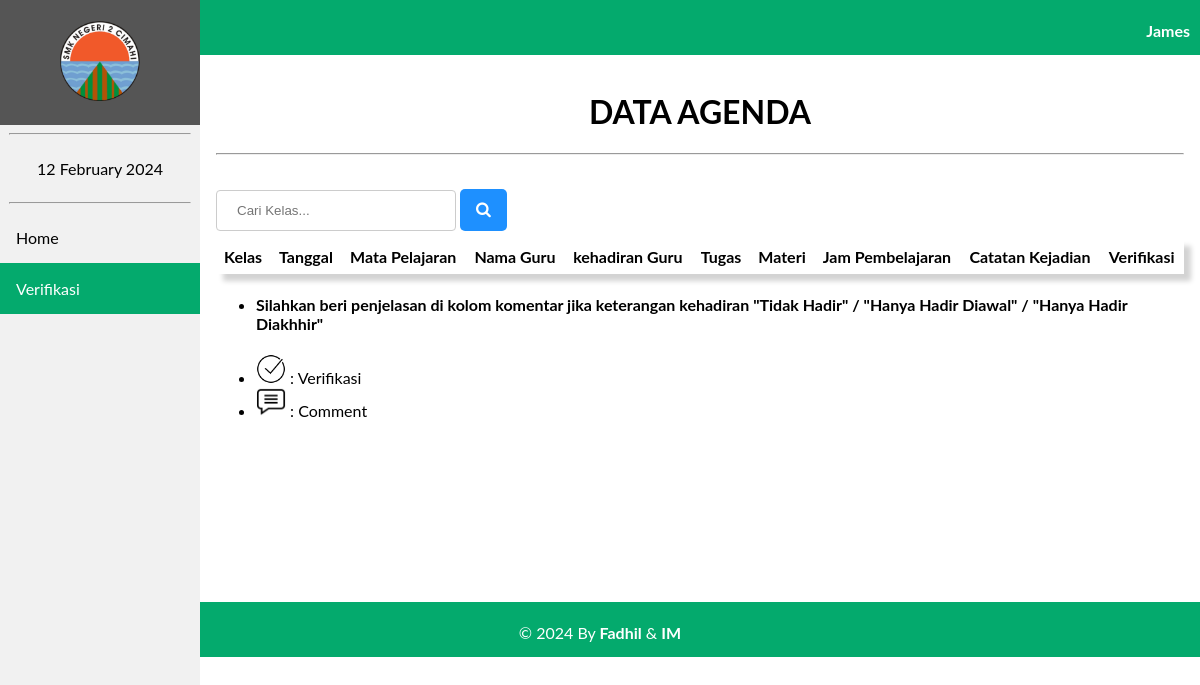
The page /agenda/verifikasi.php?id=198111032008011006 on the database as committed earlier.
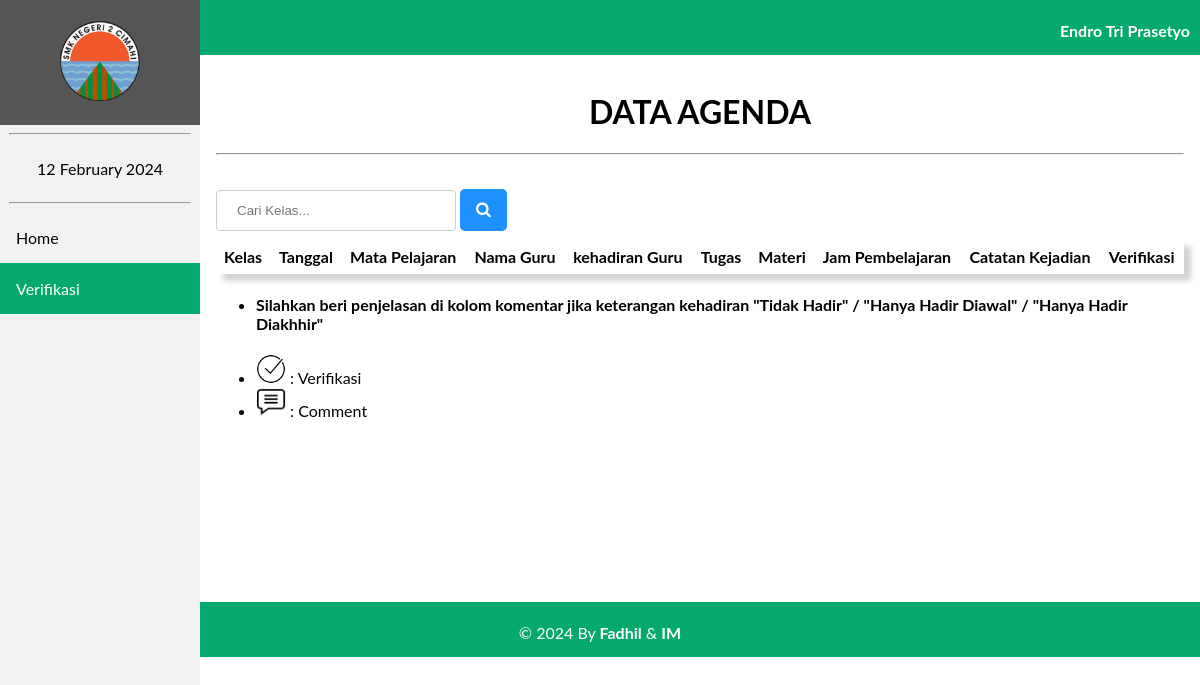
The same page on the database as committed later.
### tables this page shows
CREATE TABLE `tb_guru` (
  `nip` varchar(18) NOT NULL,
  `id_mapel` varchar(6) NOT NULL,
  `nama_guru` varchar(100) NOT NULL,
  `password` varchar(100) NOT NULL,
  `role` int(11) NOT NULL
);

### agenda/verifikasi.php (the view, shortened to what this page needs)
<?php
    include 'koneksi.php';
    $nip = $_GET['id'];
    $sql1 = "SELECT * FROM tb_guru WHERE nip='$nip'";
    $k = mysqli_query($Conn,$sql1);
?>
<!DOCTYPE html>
<html>
<head>
    <link rel="stylesheet" href="navbar.css">
    <link rel="stylesheet" href="https://cdnjs.cloudflare.com/ajax/libs/font-awesome/4.7.0/css/font-awesome.min.css">
<body>
    <header>
        <div class="sidebar">
            <a href="beranda.php?id=<?= $nip ?>"><center><img src="image/2cmi.PNG" style="width: 80px; padding: 5px;"></center></a>
            <hr  style="width: 90%;">
            <center><a href="#"><?= date("d F Y"); ?></a></center>
            <hr  style="width: 90%;">
            <a href="beranda2.php?id=<?= $nip ?>">Home</a>
            <a class="active" href="verifikasi.php?id=<?= $nip ?>">Verifikasi</a>
        </div>
    </header>
    <div class="head">
        <?php
              foreach($k as $nama){ ?>
              <p style="margin-right: 10px;"><b><?= $nama['nama_guru'] ?></b></p>
            <?php
              }
          ?>
    </div>
    <div class="content">
    <center>
<h1>DATA AGENDA</h1><hr> </center>
<br>
<form action="search_verifikasi.php" method="POST">
    <input type="text" name="search" placeholder="Cari Kelas...">
    <button class="btn1" name="submit"><i class="fa fa-search"></i></button>
</form>
<center>
<table style="box-shadow: 7px 7px 5px lightgrey;">
        <tr>
            <th>Kelas</th>
            <th>Tanggal </th>
            <th>Mata Pelajaran</th>
            <th>Nama Guru</th>
            <th>kehadiran Guru</th>
            <th>Tugas </th>
            <th>Materi</th>
            <th>Jam Pembelajaran </th>
            <th>Catatan Kejadian </th>
            <th colspan="2">Verifikasi</th>
        </tr>
</table>
    </center>
<ul>
    <li>
        <h4>Silahkan beri penjelasan di kolom komentar jika keterangan kehadiran "Tidak Hadir" / "Hanya Hadir Diawal" / "Hanya Hadir Diakhhir"</h4>
    </li>
    <li>
        <img src="image/ceklis.PNG" width="30px"> :
        Verifikasi
    </li>
    <li>
        <img src="image/comment.PNG" width="30px"> :
        Comment
    </li>
</ul>
</div>
<div class="footer">
        <p>&copy; 2024 By <b>Fadhil</b> & <b>IM</b></p>
    </div>

Rows that differ between the two databases and show on the page:
changed tb_guru: nama_guru "James" → "Endro Tri Prasetyo"
